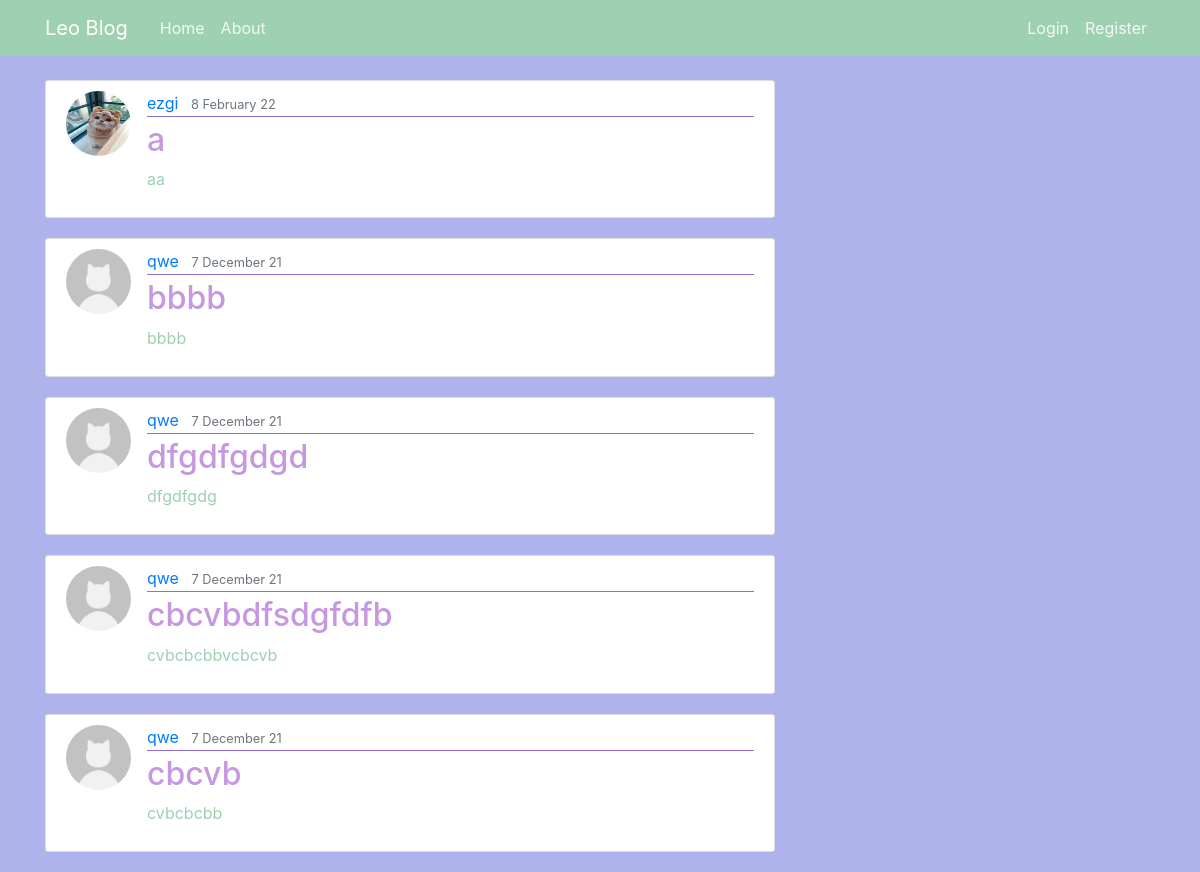
The app's page /, older data.
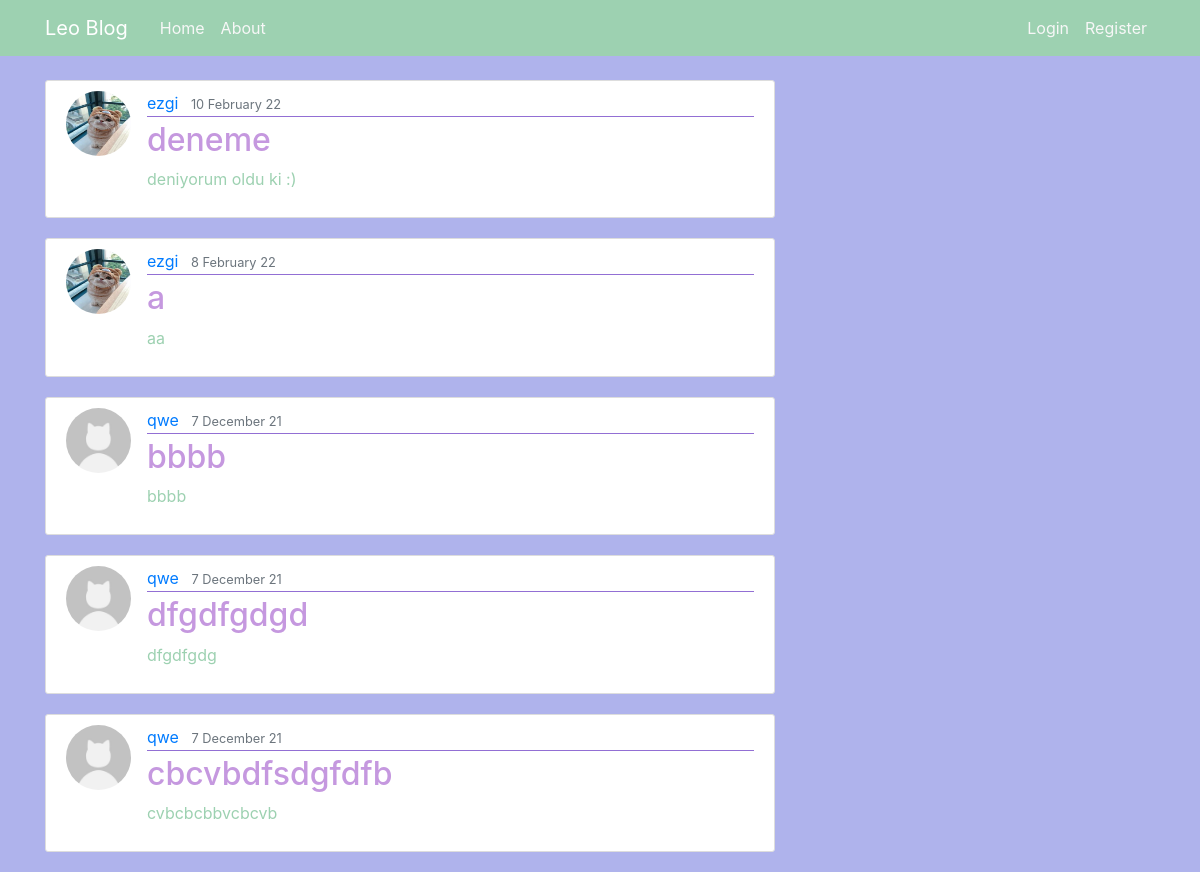
The same page, newer data.
### blog/models.py (models this page shows, shortened)
class Post(models.Model):
    title = models.CharField(max_length=100)
    content = models.TextField()
    date_posted = models.DateTimeField(default=timezone.now)
    author = models.ForeignKey(User, on_delete=models.CASCADE)

### users/models.py (models this page shows, shortened)
class Profile(models.Model):
    GENDER_CHOICES = (('M', 'Male'),('F', 'Female'))
    CITIES=(('nicosia','nicosia'),('famagusta','famagusta'),('kyrenia','kyrenia'),('omorfo','omorfo'),('lefka','lefka'))
    PETS=(('petsareallowed','I have a pet or I am not against keeping pets at home.'),('petsarenotallowed',"I don't have a pet and I don't want any pets in my house."))
    SMOKE=(("smokingisallowed","I smoke or I am not against smoking in the home."),("smokingisnotallowed" , "I don't smoke and I don't want smoking in my home."))
    ALCHOOL=(("alchoolisallowed","I drink alcohol or I am not against alcohol consumption at home."),("alchoolisnotallowed","I do not drink alcohol and I do not want alcohol consumed in my home."))
    HOME=(("hashome","I have a house and I am looking for a roommate for my house."),("nohome","I do not have a house, I am looking for a house and roommate."))
    user = models.OneToOneField(User, on_delete=models.CASCADE,null=True)
    image = models.ImageField(default='default.jpeg', upload_to='profile_pics')
    name = models.CharField(max_length=100,null=True)
    surname = models.CharField(max_length=100,null=True)
    gender = models.CharField(choices=GENDER_CHOICES, max_length=100,null=True)
    age= models.CharField(max_length=50,null=True)
    city= models.CharField(choices=CITIES, max_length=100,null=True)
    cityofarival= models.CharField(max_length=100,null=True)
    school= models.CharField(max_length=100,null=True)
    department= models.CharField(max_length=100,null=True)
    pets= models.CharField(choices=PETS, max_length=100,null=True)
    smoke= models.CharField(choices=SMOKE, max_length=100,null=True)
    alchool= models.CharField(choices=ALCHOOL, max_length=100,null=True)
    home=models.CharField(choices=HOME, max_length=100,null=True)

### blog/views.py (the view)
# urls.py: path('',PostListView.as_view() ,name='blog-home'),
class PostListView(ListView):
    model = Post
    template_name = 'blog/home.html' # <app>/<model>_<viewtype>.html
    context_object_name ='posts'
    ordering = ['-date_posted']
    paginate_by = 5

### blog/templates/blog/home.html
{% extends "blog/base.html" %}
{% block content %}
    {% for post in posts %}
        <article class="media content-section">
            <img class="rounded-circle article-img" src="{{post.author.profile.image.url}}">
            <div class="media-body">
            <div class="article-metadata">
                <a class="mr-2" href="#">{{ post.author }}</a>
                <small class="text-muted">{{ post.date_posted|date:"j F y" }}</small>
            </div>
            <h2><a class="article-title" href="{% url 'blog:blog-home-post' post.pk %}">{{ post.title }}</a></h2>
            <p class="article-content">{{ post.content }}</p>
            </div>
        </article>
    {% endfor %}
{% endblock content %}

Row changes from the older to the newer data that the page shows:
no longer on this page (row unchanged): Post: author.profile.image (placeholder picture), author "qwe", date_posted "7 December 21", title "cbcvb", content "cvbcbcbb"
added Post: author.profile.image (picture), author "ezgi", date_posted "10 February 22", title "deneme", content "deniyorum oldu ki :)"
